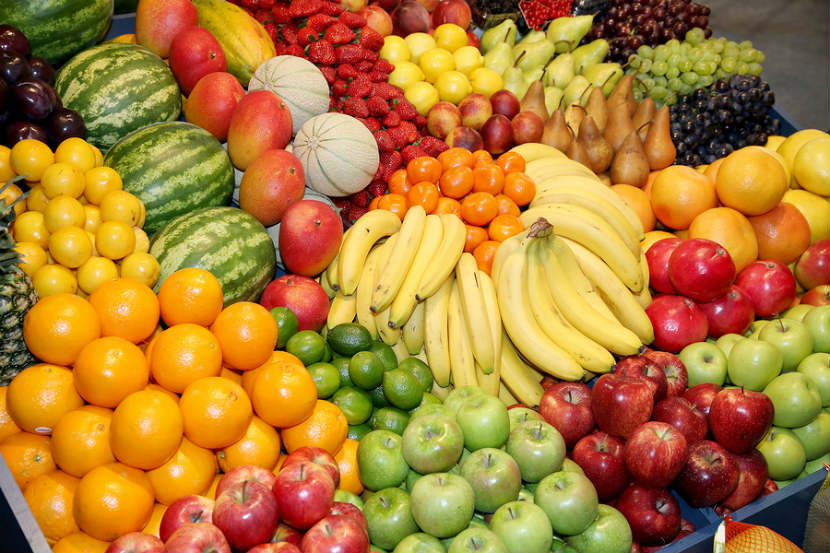
#> input picture fruits.jpg, 830 x 553 px
$ jupyter execute --allow-errors 'COLOR DETECTION.ipynb'
#> lines starting #> are read from the running program, lines starting #| are printed output that depends on the picture; after the words box and inside, x2 and y2 are one past the last pixel; in counts of white or black regions, pixels touching at a corner belong together
#> further down, imageFrame is the input picture: shape (553, 830, 3); mean B, G, R 51.3, 124.6, 174.8
#> `hsvFrame = cv2.cvtColor(imageFrame, cv2.COLOR_BGR2HSV)`: hsvFrame: shape (553, 830, 3); mean H, S, V 31.4, 181.7, 178.5
#> `red_mask = cv2.inRange(hsvFrame, red_lower, red_upper)`:
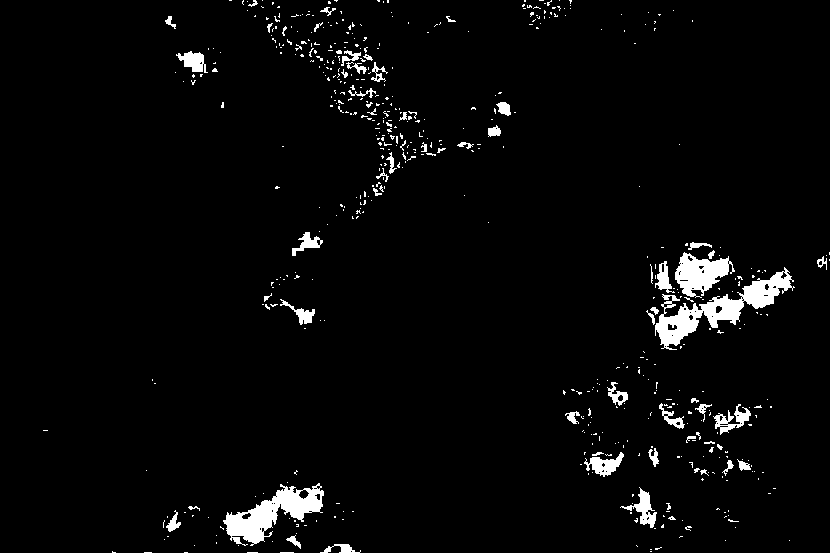
#> red_mask: shape (553, 830); 3.3% white; 548 white regions (488 under 20 px), largest, box (x1, y1, x2, y2) and area: (655, 267, 795, 350) 3156, (223, 483, 324, 546) 2571, (675, 252, 735, 298) 1485
#> `green_mask = cv2.inRange(hsvFrame, green_lower, green_upper)`:
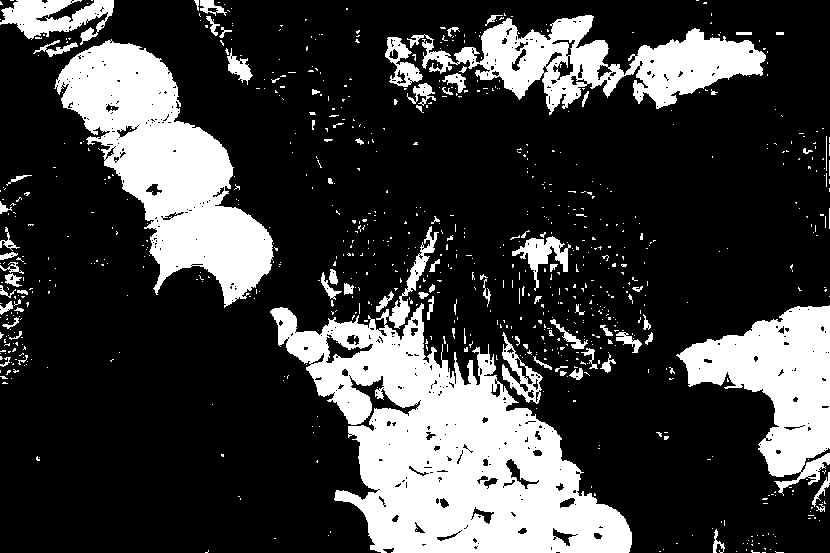
#> green_mask: shape (553, 830); 24.3% white; 811 white regions (729 under 20 px), largest, box (x1, y1, x2, y2) and area: (270, 226, 632, 553) 44408, (54, 39, 274, 308) 24965, (676, 305, 830, 496) 14118
#> `blue_mask = cv2.inRange(hsvFrame, blue_lower, blue_upper)`: blue_mask: shape (553, 830); 1.7% white; 165 white regions (148 under 20 px), largest, box (x1, y1, x2, y2) and area: (732, 468, 824, 548) 2870, (656, 486, 722, 553) 1687, (0, 488, 32, 553) 1048
#> `red_mask = cv2.dilate(red_mask, kernal)`:
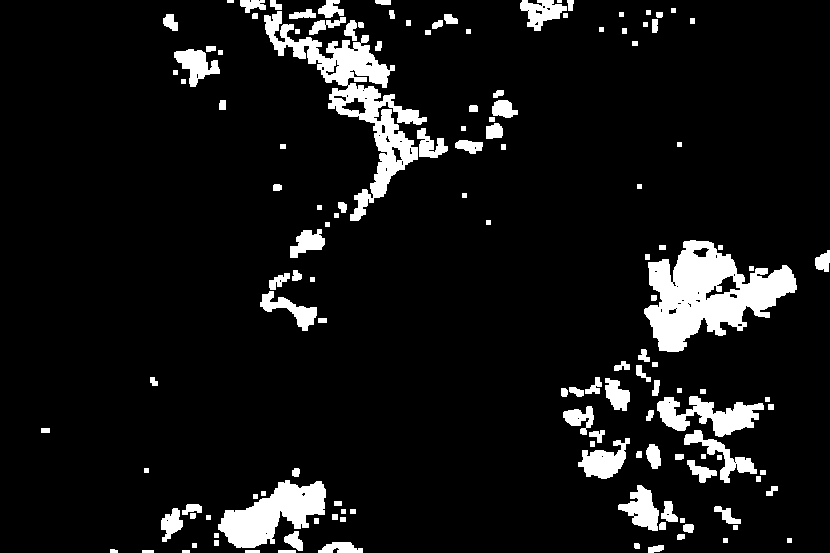
#> red_mask: shape (553, 830); 8.6% white; 140 white regions (1 under 20 px), largest, box (x1, y1, x2, y2) and area: (644, 240, 797, 352) 8876, (264, 11, 427, 221) 7538, (218, 480, 326, 548) 3909
#> `res_red = cv2.bitwise_and(imageFrame, imageFrame, mask = red_mask)`:
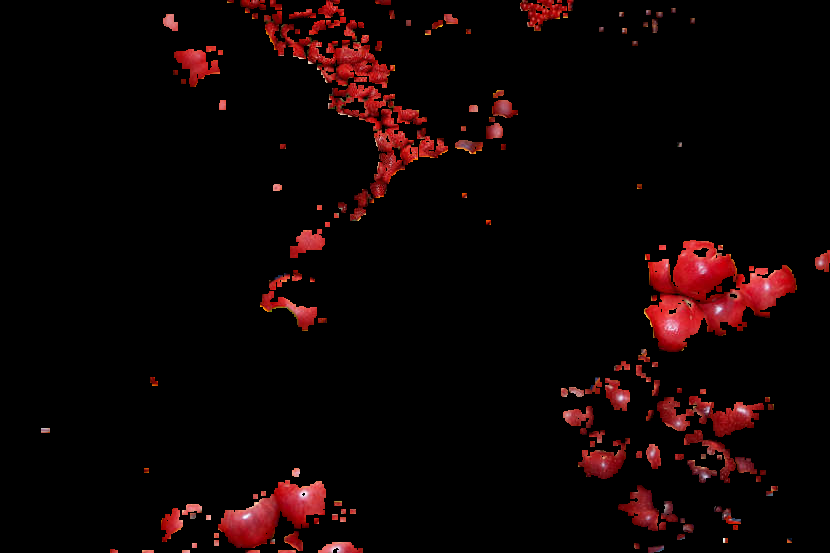
#> res_red: shape (553, 830, 3); mean B, G, R 3.5, 3.5, 14.3
#> `green_mask = cv2.dilate(green_mask, kernal)`:
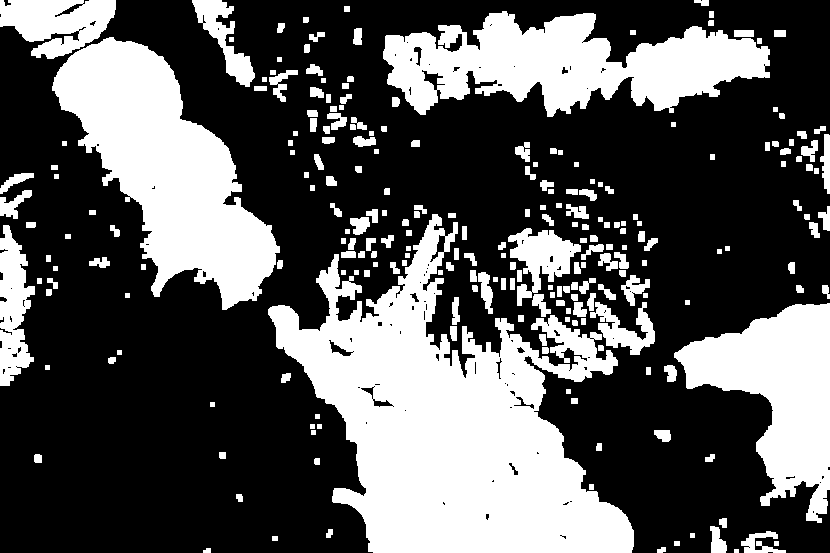
#> green_mask: shape (553, 830); 34.8% white; 239 white regions, largest, box (x1, y1, x2, y2) and area: (268, 214, 634, 553) 60229, (52, 37, 280, 310) 28978, (383, 11, 770, 117) 23323
#> `res_green = cv2.bitwise_and(imageFrame, imageFrame, mask = green_mask)`:
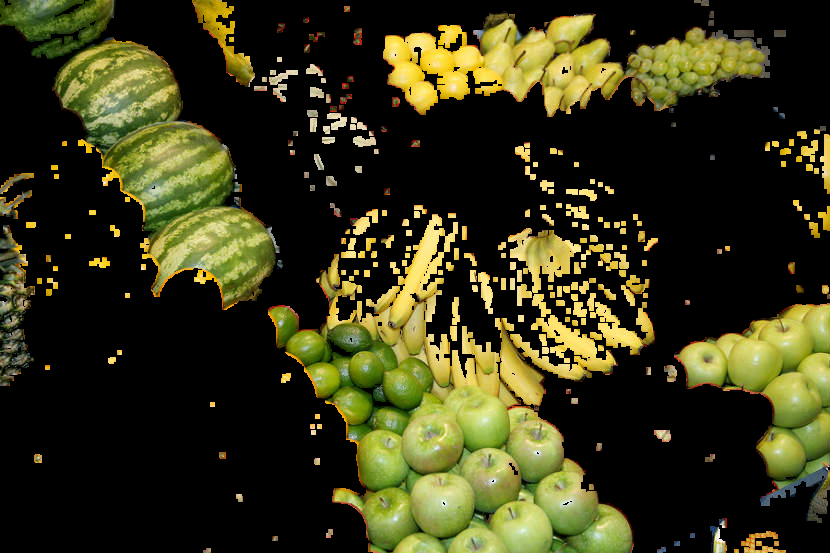
#> res_green: shape (553, 830, 3); mean B, G, R 23.6, 54.3, 55.3
#> `blue_mask = cv2.dilate(blue_mask, kernal)`: blue_mask: shape (553, 830); 3.4% white; 72 white regions
#> `res_blue = cv2.bitwise_and(imageFrame, imageFrame, mask = blue_mask)`:
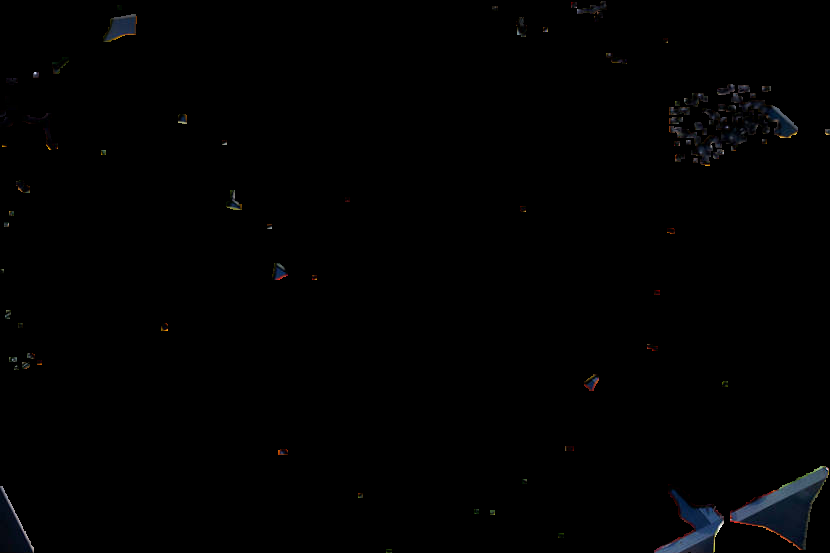
#> res_blue: shape (553, 830, 3); mean B, G, R 1.5, 1.3, 1.2
#> `contours, hierachy = cv2.findContours(red_mask, cv2.RETR_TREE, cv2.CHA..`: contours = 193 contours, 83 with area under 20; largest, box (x1, y1, x2, y2) and area: (644, 240, 797, 352) 8980, (264, 11, 427, 221) 7226, (218, 480, 326, 548) 3730, (657, 396, 764, 437) 1989, (578, 438, 630, 479) 1017
#> the loop `for pic, contour in enumerate(contours):` made 193 passes
#> after the loop `for pic, contour in enumerate(contours):`:
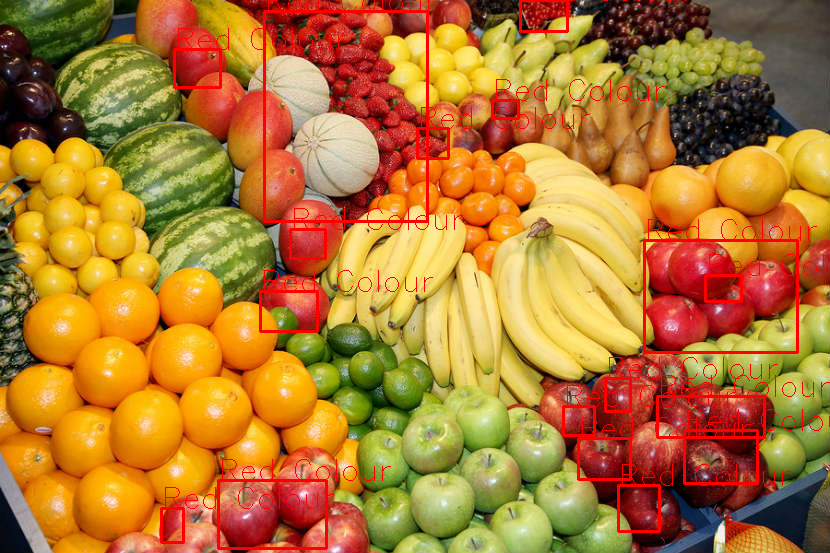
#> imageFrame: shape (553, 830, 3); 3.57% of pixels changed, all inside (x1, y1, x2, y2) = (160, 0, 830, 550)
#> `contours, hierachy = cv2.findContours(green_mask, cv2.RETR_TREE, cv2.C..`: contours = 353 contours, 138 with area under 20; largest, box (x1, y1, x2, y2) and area: (268, 214, 634, 553) 59678, (52, 37, 280, 310) 28495, (383, 11, 770, 117) 22878, (674, 303, 830, 523) 16541, (0, 0, 116, 59) 4416
#> the loop `for pic, contour in enumerate(contours):` made 353 passes
#> after the loop `for pic, contour in enumerate(contours):`:
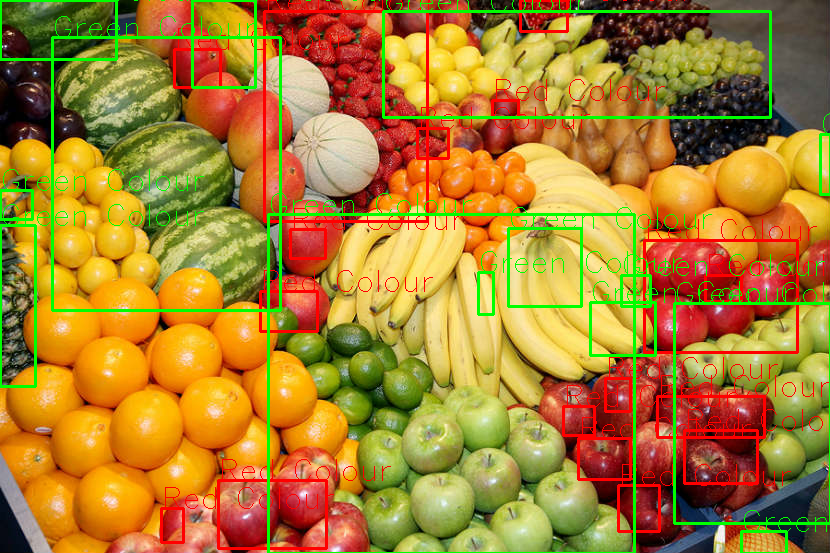
#> imageFrame: shape (553, 830, 3); 4.49% of pixels changed, all inside (x1, y1, x2, y2) = (0, 0, 830, 553)
#> `contours, hierachy = cv2.findContours(blue_mask, cv2.RETR_TREE, cv2.CH..`: contours = 74 contours, 26 with area under 20; largest, box (x1, y1, x2, y2) and area: (730, 466, 829, 550) 3590, (669, 85, 798, 166) 2794, (654, 484, 724, 553) 2161, (0, 486, 34, 553) 1198, (103, 14, 137, 42) 577
#> the loop `for pic, contour in enumerate(contours):` made 74 passes
#> after the loop `for pic, contour in enumerate(contours):`:
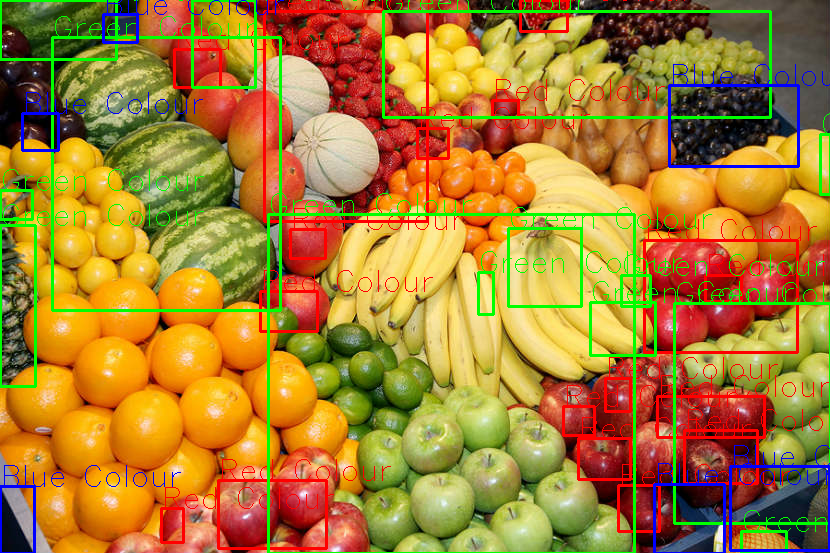
#> imageFrame: shape (553, 830, 3); 1.32% of pixels changed, all inside (x1, y1, x2, y2) = (0, 0, 830, 553)
#> (key q is pressed here)
# The Spark Foundation - GRIP Program

# Task-2: Color Identification In Images
To implement an image color detector which identifies all the colors in an image or video.

# Author : Rammya Dharshini K
Email Id: rammyadharshinik@gmail.com

Linkedin Id: https://www.linkedin.com/in/rammya-dharshini-k-95b74318b/

Github Profile: https://github.com/rammya29

# Python Code for Color Detection

# Importing the Required Module

[cell 1]
import numpy as np
import cv2
import matplotlib.pyplot as plt
import cvlib as cv
from cvlib.object_detection import draw_bbox

# Main Code

#> (a cell that did not finish here is left out)
